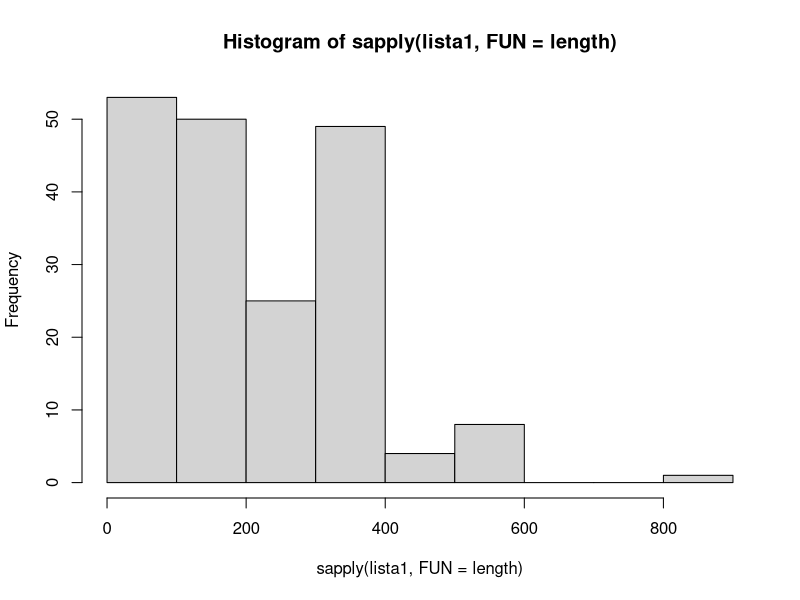

The R script that drew this image:
## ---- chunk 1
knitr::opts_chunk$set(echo = TRUE)
## ---- chunk 2
set.seed(500)

# Simulation of a sequence of 4000 nucleotides ####
seq <-sample(c("a","c","t","g"),prob=c(0.5,0.5,0.5,0.5),4000,replace=T)
seq



# List of specific sequences where the enzyme will bind to make the cuts ####

# This sequences are random, but you can change for specific cutting regions
# according the enzyme to use
cut_seqs <-list(cut1=sample(c("a","c","t","g"),prob=c(0.5,0.5,0.5,0.5),5,replace=T),
                cut2=sample(c("a","c","t","g"),prob=c(0.5,0.5,0.5,0.5),5,replace=T),
                cut3=sample(c("a","c","t","g"),prob=c(0.5,0.5,0.5,0.5),5,replace=T),
                cut4=sample(c("a","c","t","g"),prob=c(0.5,0.5,0.5,0.5),5,replace=T),
                cut5=sample(c("a","c","t","g"),prob=c(0.5,0.5,0.5,0.5),5,replace=T)
)

# as you can see with the first cut sequence, the cut occurs among "a" and "t"
#seq= ---"t" "g" "a" "t" "c" "c" "g" "a" "a" "a" "g" "a" "c" "c"----
# ------cut sequence-"t" "c" "c" "g" "a"................................



# Functions to simulate the cuts ####

# Function that finds the first breakpoint in the sequence ####
#  this function finds the first breakpoint in "seq" according the cut sequence ("cut_seq")
# after the indicated position ("pos_start")
# output: position of the first cut point after the indicated position ("pos_start") 

find_cut_point <-function(seq, cut_seq, pos_start = 1){
  i <- pos_start
  len_cut_seq <- length(cut_seq)
  len_seq <- length(seq)
  
  logic <- T
  while(logic){
    # Enzymes recognize specific cleavage points with high fidelity, but it is 
    # possible to bind to a very similar sequence and perform the cleavage.
    # in this case we assume that it must match perfectl
    
    log1 <- (mean(seq[i:(i+len_cut_seq-1)]==cut_seq)>=1)
    log2 <- (i == (len_seq-len_cut_seq))
    logic <- !(log1|log2)
    i=i+1
  }
  return(i-1)
}


find_cut_point(seq=seq, cut_seq=cut_seqs$cut1, pos_start = 1)


# Function that finds all cut points in the sequence ("seq") where the 
# cutsequence (cut) is assembled
# output: vector with all the positions of the cut points in the sequence
find_all_cut_points <- function(seq,cut_seq){
  pos <- 0
  out <- c()
  logi <- T
  while(logi){
    pos <- pos + 1
    pos <- find_cut_point(seq=seq, cut_seq=cut_seq, pos_start = pos)
    out <- c(out,pos)
    logi <- !(pos==(length(seq)-length(cut_seq)))
    
    
  }
  res <- out[1:(length(out)-1)]
  return(res)
}


# All the cutpoins form the 5 cutting sequences
all_cut_poits1 <- find_all_cut_points(seq = seq,cut_seq=cut_seqs$cut1)
all_cut_poits2 <- find_all_cut_points(seq = seq,cut_seq=cut_seqs$cut2)
all_cut_poits3 <- find_all_cut_points(seq = seq,cut_seq=cut_seqs$cut3)
all_cut_poits4 <- find_all_cut_points(seq = seq,cut_seq=cut_seqs$cut4)
all_cut_poits5 <- find_all_cut_points(seq = seq,cut_seq=cut_seqs$cut5)



# we assume that for each cut sequence, only 90% of all possible cut points 
# are made (you can change the number). 
# This gives us different combinations of cut points
# and it is stored in list1


# output: list of all cut segments



lista1 <- list()# list of all cut segments
nx <- 0# counter

for(j in 1:10){
  step<- j
  
  cut_poits1 <- sample(all_cut_poits1, round(length(all_cut_poits1)*0.9))
  cut_poits2 <- sample(all_cut_poits2, round(length(all_cut_poits2)*0.9))
  cut_poits3 <- sample(all_cut_poits3, round(length(all_cut_poits3)*0.9))
  cut_poits4 <- sample(all_cut_poits4, round(length(all_cut_poits4)*0.9))
  cut_poits5 <- sample(all_cut_poits4, round(length(all_cut_poits4)*0.9))
  
  all_cut_points <-sort(c(cut_poits1,cut_poits2,cut_poits3,cut_poits4,cut_poits5))
  
  all_cut_points2 <-c(0, all_cut_points, length(seq))
  
  n<-length(all_cut_points2)-1
  seq_log <- (nx+1):(nx+n)
  
  for(i in 1:n){
    seq_1 <- seq[all_cut_points2[i]:all_cut_points2[i+1]]
    lista1[[seq_log[i]]] <- seq_1
    nx <- nx+1
  }
  
  names(lista1)[seq_log]<-paste("seq_step",step,1:n,sep="_")
  
  
}

# list of trimmed sequences, from which the original sequence is to be reconstructed
lista1

# sequence length histogram
hist(sapply(lista1,FUN=length))
## ---- chunk 3
vector <- character(0)
for(i in 1:190){
  s <- toString(lista1[i])
  if (nchar(s) > 1){
    s <- gsub('^.|.$|,|\"|\n| ', '', s)
    s <- sub('.', '', s)
  }
  print(nchar(s))
  vector[i] <- s
}
length(vector)
# writeLines(vector, "reads.txt")
